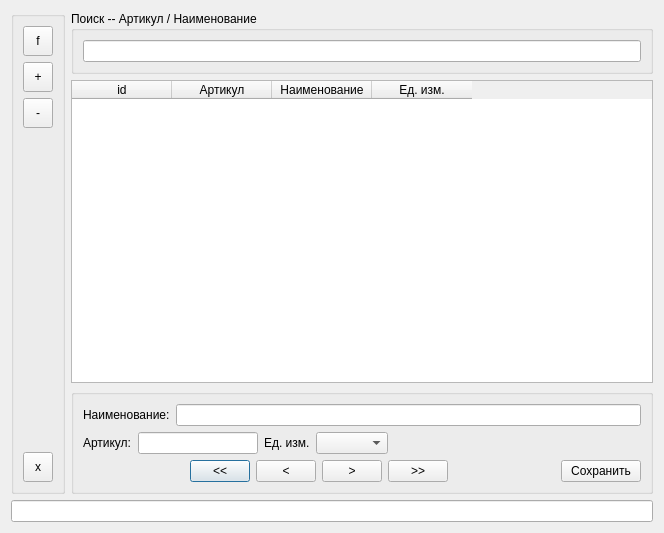
<?xml version="1.0" encoding="UTF-8"?>
<ui version="4.0">
 <class>material</class>
 <widget class="QDialog" name="material">
  <property name="geometry">
   <rect>
    <x>0</x>
    <y>0</y>
    <width>664</width>
    <height>533</height>
   </rect>
  </property>
  <property name="windowTitle">
   <string>Materials</string>
  </property>
  <layout class="QGridLayout" name="gridLayout_4">
   <item row="0" column="0">
    <layout class="QVBoxLayout" name="verticalLayout_4">
     <item>
      <layout class="QHBoxLayout" name="horizontalLayout_5">
       <item>
        <widget class="QGroupBox" name="groupBox_menu">
         <property name="title">
          <string/>
         </property>
         <layout class="QGridLayout" name="gridLayout_3">
          <item row="0" column="0">
           <layout class="QVBoxLayout" name="verticalLayout_2">
            <item>
             <widget class="QToolButton" name="toolButton_find">
              <property name="minimumSize">
               <size>
                <width>30</width>
                <height>30</height>
               </size>
              </property>
              <property name="maximumSize">
               <size>
                <width>30</width>
                <height>30</height>
               </size>
              </property>
              <property name="text">
               <string>f</string>
              </property>
              <property name="checkable">
               <bool>true</bool>
              </property>
             </widget>
            </item>
            <item>
             <widget class="QToolButton" name="toolButton_add">
              <property name="minimumSize">
               <size>
                <width>30</width>
                <height>30</height>
               </size>
              </property>
              <property name="maximumSize">
               <size>
                <width>30</width>
                <height>30</height>
               </size>
              </property>
              <property name="text">
               <string>+</string>
              </property>
             </widget>
            </item>
            <item>
             <widget class="QToolButton" name="toolButton_del">
              <property name="minimumSize">
               <size>
                <width>30</width>
                <height>30</height>
               </size>
              </property>
              <property name="maximumSize">
               <size>
                <width>30</width>
                <height>30</height>
               </size>
              </property>
              <property name="text">
               <string>-</string>
              </property>
             </widget>
            </item>
            <item>
             <spacer name="verticalSpacer">
              <property name="orientation">
               <enum>Qt::Vertical</enum>
              </property>
              <property name="sizeHint" stdset="0">
               <size>
                <width>20</width>
                <height>40</height>
               </size>
              </property>
             </spacer>
            </item>
            <item>
             <widget class="QToolButton" name="toolButton_close">
              <property name="minimumSize">
               <size>
                <width>30</width>
                <height>30</height>
               </size>
              </property>
              <property name="maximumSize">
               <size>
                <width>30</width>
                <height>30</height>
               </size>
              </property>
              <property name="text">
               <string>x</string>
              </property>
             </widget>
            </item>
           </layout>
          </item>
         </layout>
        </widget>
       </item>
       <item>
        <layout class="QVBoxLayout" name="verticalLayout_3">
         <item>
          <widget class="QGroupBox" name="groupBox_search">
           <property name="title">
            <string>Поиск -- Артикул / Наименование</string>
           </property>
           <layout class="QGridLayout" name="gridLayout">
            <item row="0" column="0">
             <layout class="QHBoxLayout" name="horizontalLayout">
              <item>
               <widget class="QLineEdit" name="lineEdit_search"/>
              </item>
             </layout>
            </item>
           </layout>
          </widget>
         </item>
         <item>
          <widget class="QTableWidget" name="tableWidget_material">
           <column>
            <property name="text">
             <string>id</string>
            </property>
           </column>
           <column>
            <property name="text">
             <string>Артикул</string>
            </property>
           </column>
           <column>
            <property name="text">
             <string>Наименование</string>
            </property>
           </column>
           <column>
            <property name="text">
             <string>Ед. изм.</string>
            </property>
           </column>
          </widget>
         </item>
         <item>
          <widget class="QGroupBox" name="groupBox_material">
           <property name="title">
            <string/>
           </property>
           <layout class="QGridLayout" name="gridLayout_2">
            <item row="0" column="0">
             <layout class="QVBoxLayout" name="verticalLayout">
              <item>
               <layout class="QHBoxLayout" name="horizontalLayout_2">
                <item>
                 <widget class="QLabel" name="label_2">
                  <property name="text">
                   <string>Наименование:</string>
                  </property>
                 </widget>
                </item>
                <item>
                 <widget class="QLineEdit" name="lineEdit_name"/>
                </item>
               </layout>
              </item>
              <item>
               <layout class="QHBoxLayout" name="horizontalLayout_3">
                <item>
                 <widget class="QLabel" name="label">
                  <property name="text">
                   <string>Артикул:</string>
                  </property>
                 </widget>
                </item>
                <item>
                 <widget class="QLineEdit" name="lineEdit_articul">
                  <property name="minimumSize">
                   <size>
                    <width>120</width>
                    <height>0</height>
                   </size>
                  </property>
                  <property name="maximumSize">
                   <size>
                    <width>120</width>
                    <height>16777215</height>
                   </size>
                  </property>
                 </widget>
                </item>
                <item>
                 <widget class="QLabel" name="label_5">
                  <property name="text">
                   <string>Ед. изм.</string>
                  </property>
                 </widget>
                </item>
                <item>
                 <widget class="QComboBox" name="comboBox_unit"/>
                </item>
                <item>
                 <spacer name="horizontalSpacer">
                  <property name="orientation">
                   <enum>Qt::Horizontal</enum>
                  </property>
                  <property name="sizeHint" stdset="0">
                   <size>
                    <width>40</width>
                    <height>20</height>
                   </size>
                  </property>
                 </spacer>
                </item>
               </layout>
              </item>
              <item>
               <layout class="QHBoxLayout" name="horizontalLayout_4">
                <item>
                 <spacer name="horizontalSpacer_4">
                  <property name="orientation">
                   <enum>Qt::Horizontal</enum>
                  </property>
                  <property name="sizeHint" stdset="0">
                   <size>
                    <width>40</width>
                    <height>20</height>
                   </size>
                  </property>
                 </spacer>
                </item>
                <item>
                 <widget class="QPushButton" name="pushButton_toFirst">
                  <property name="minimumSize">
                   <size>
                    <width>60</width>
                    <height>0</height>
                   </size>
                  </property>
                  <property name="maximumSize">
                   <size>
                    <width>60</width>
                    <height>16777215</height>
                   </size>
                  </property>
                  <property name="text">
                   <string>&lt;&lt;</string>
                  </property>
                 </widget>
                </item>
                <item>
                 <widget class="QPushButton" name="pushButton_toPrev">
                  <property name="minimumSize">
                   <size>
                    <width>60</width>
                    <height>0</height>
                   </size>
                  </property>
                  <property name="maximumSize">
                   <size>
                    <width>60</width>
                    <height>16777215</height>
                   </size>
                  </property>
                  <property name="text">
                   <string>&lt;</string>
                  </property>
                 </widget>
                </item>
                <item>
                 <widget class="QPushButton" name="pushButton_toNext">
                  <property name="minimumSize">
                   <size>
                    <width>60</width>
                    <height>0</height>
                   </size>
                  </property>
                  <property name="maximumSize">
                   <size>
                    <width>60</width>
                    <height>16777215</height>
                   </size>
                  </property>
                  <property name="text">
                   <string>&gt;</string>
                  </property>
                 </widget>
                </item>
                <item>
                 <widget class="QPushButton" name="pushButton_toPrev_2">
                  <property name="minimumSize">
                   <size>
                    <width>60</width>
                    <height>0</height>
                   </size>
                  </property>
                  <property name="maximumSize">
                   <size>
                    <width>60</width>
                    <height>16777215</height>
                   </size>
                  </property>
                  <property name="text">
                   <string>&gt;&gt;</string>
                  </property>
                 </widget>
                </item>
                <item>
                 <spacer name="horizontalSpacer_3">
                  <property name="orientation">
                   <enum>Qt::Horizontal</enum>
                  </property>
                  <property name="sizeHint" stdset="0">
                   <size>
                    <width>40</width>
                    <height>20</height>
                   </size>
                  </property>
                 </spacer>
                </item>
                <item>
                 <widget class="QPushButton" name="pushButton_save">
                  <property name="minimumSize">
                   <size>
                    <width>80</width>
                    <height>0</height>
                   </size>
                  </property>
                  <property name="maximumSize">
                   <size>
                    <width>80</width>
                    <height>16777215</height>
                   </size>
                  </property>
                  <property name="text">
                   <string>Сохранить</string>
                  </property>
                 </widget>
                </item>
               </layout>
              </item>
             </layout>
            </item>
           </layout>
          </widget>
         </item>
        </layout>
       </item>
      </layout>
     </item>
     <item>
      <widget class="QLineEdit" name="lineEdit_status"/>
     </item>
    </layout>
   </item>
  </layout>
 </widget>
 <resources/>
 <connections/>
</ui>
